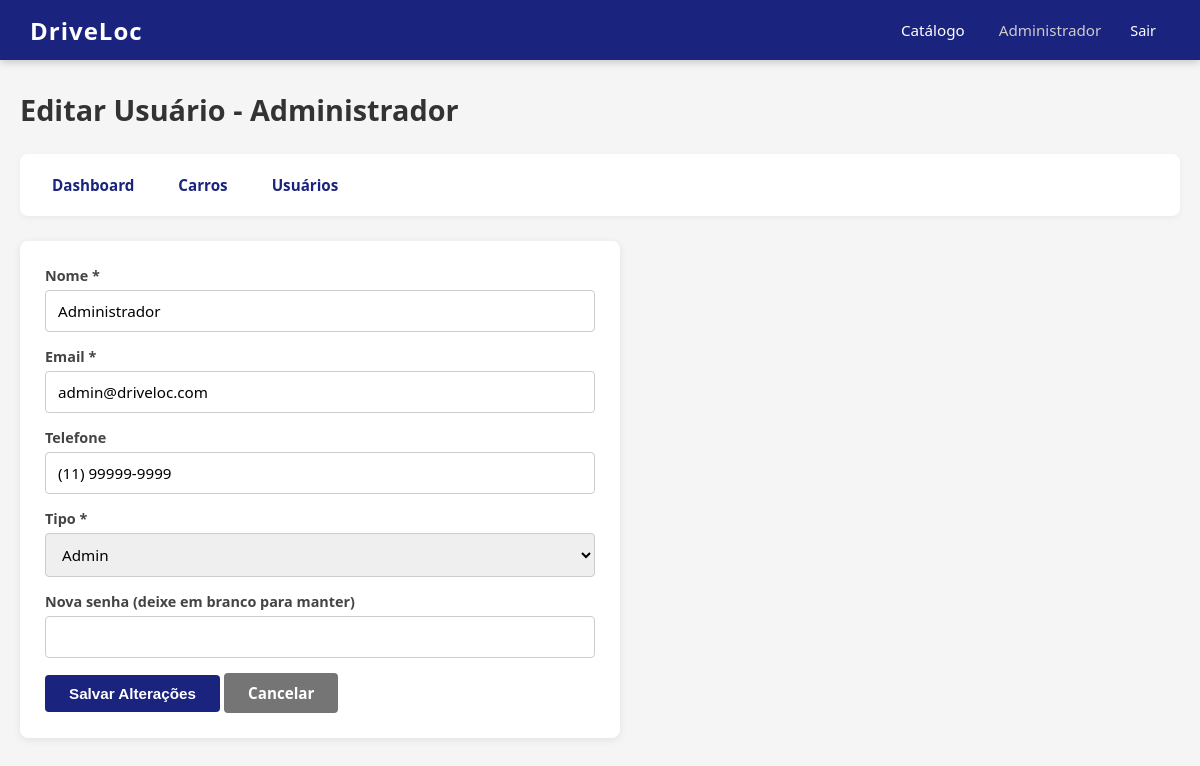
The app's page /admin/usuarios/editar.php?id=1 (signed in) with its own data.
### tables this page shows
CREATE TABLE usuario (
    id INT AUTO_INCREMENT PRIMARY KEY,
    nome VARCHAR(100) NOT NULL,
    email VARCHAR(100) NOT NULL UNIQUE,
    telefone VARCHAR(20),
    senha VARCHAR(255) NOT NULL,
    tipo ENUM('admin', 'comum') NOT NULL DEFAULT 'comum',
    status ENUM('ativo', 'inativo') NOT NULL DEFAULT 'ativo',
    created_at TIMESTAMP DEFAULT CURRENT_TIMESTAMP,
    updated_at TIMESTAMP DEFAULT CURRENT_TIMESTAMP ON UPDATE CURRENT_TIMESTAMP
);

### app/config.php (called while the page is built, shortened)
<?php
$host = 'localhost';
$dbname = 'driveloc';
$username = 'root';
$password = '';
try {
    $pdo = new PDO("mysql:host=$host;dbname=$dbname;charset=utf8mb4", $username, $password);
    $pdo->setAttribute(PDO::ATTR_ERRMODE, PDO::ERRMODE_EXCEPTION);
    $pdo->setAttribute(PDO::ATTR_DEFAULT_FETCH_MODE, PDO::FETCH_ASSOC);
} catch (PDOException $e) {
    die('Erro na conexão: ' . $e->getMessage());
}
function db() {
    global $pdo;
    return $pdo;
}
function url(string $path = ''): string {
    $path = ltrim($path, '/');
    return BASE_URL . ($path !== '' ? '/' . $path : '');
}

### admin/usuarios/editar.php (the view, shortened to what this page needs)
<?php
require_once __DIR__ . '/../../app/config.php';
$id = (int) ($_GET['id'] ?? 0);
$stmt = db()->prepare("SELECT * FROM usuario WHERE id = ?");
$stmt->execute([$id]);
$user = $stmt->fetch();
?>
<!DOCTYPE html>
<html lang="pt-BR">
<head>
    <link rel="stylesheet" href="<?= url('assets/css/style.css') ?>">
</head>
<body>
    <header>
        <a href="/index.php" class="logo">DriveLoc</a>
        <nav>
            <a href="/index.php">Catálogo</a>
            <div class="user-info">
                <span><?= htmlspecialchars($_SESSION['user_nome']) ?></span>
                <a href="/logout.php">Sair</a>
            </div>
        </nav>
    </header>
    <div class="container">
        <h1 class="page-title">Editar Usuário - <?= htmlspecialchars($user['nome']) ?></h1>
        <div class="admin-menu">
            <a href="/admin/dashboard.php">Dashboard</a>
            <a href="/admin/carros/listar.php">Carros</a>
            <a href="/admin/usuarios/listar.php">Usuários</a>
        </div>
        <div style="background:#fff;border-radius:8px;padding:25px;box-shadow:0 2px 8px rgba(0,0,0,0.08);max-width:600px;">
            <form method="POST">
                <div class="form-group">
                    <label for="nome">Nome *</label>
                    <input type="text" name="nome" id="nome" value="<?= htmlspecialchars($user['nome']) ?>" required>
                </div>
                <div class="form-group">
                    <label for="email">Email *</label>
                    <input type="email" name="email" id="email" value="<?= htmlspecialchars($user['email']) ?>" required>
                </div>
                <div class="form-group">
                    <label for="telefone">Telefone</label>
                    <input type="text" name="telefone" id="telefone" value="<?= htmlspecialchars($user['telefone']) ?>">
                </div>
                <div class="form-group">
                    <label for="tipo">Tipo *</label>
                    <select name="tipo" id="tipo" required>
                        <option value="admin" <?= $user['tipo'] === 'admin' ? 'selected' : '' ?>>Admin</option>
                    </select>
                </div>
                <div class="form-group">
                    <label for="nova_senha">Nova senha (deixe em branco para manter)</label>
                    <input type="password" name="nova_senha" id="nova_senha" minlength="6">
                </div>
                <button type="submit" class="btn btn-primary">Salvar Alterações</button>
                <a href="/admin/usuarios/listar.php" class="btn btn-secondary">Cancelar</a>
            </form>
        </div>
    </div>
</body>
</html>

### assets/css/style.css (style rules this page uses)
* { margin: 0; padding: 0; box-sizing: border-box; }
body { font-family: system-ui, -apple-system, 'Segoe UI', Roboto, sans-serif; background: #f5f5f5; min-height: 100vh; padding-top: 70px; }
a { text-decoration: none; color: inherit; }
header { position: fixed; top: 0; left: 0; width: 100%; background: #1a237e; color: #fff; padding: 0 30px; height: 60px; display: flex; align-items: center; justify-content: space-between; z-index: 1000; box-shadow: 0 2px 8px rgba(0,0,0,0.2); }
header .logo { font-size: 1.5em; font-weight: 700; letter-spacing: 1px; }
header nav { display: flex; align-items: center; gap: 20px; }
header nav a { color: #fff; padding: 8px 14px; border-radius: 4px; transition: background 0.2s; font-size: 0.95em; }
header .user-info { display: flex; align-items: center; gap: 15px; font-size: 0.95em; }
header .user-info span { color: #ccc; }
.container { max-width: 1200px; margin: 0 auto; padding: 20px; }
.page-title { font-size: 1.8em; color: #333; margin-bottom: 25px; }
.form-group { margin-bottom: 15px; }
.form-group label { display: block; font-weight: 600; color: #444; margin-bottom: 5px; font-size: 0.9em; }
.form-group input, .form-group select, .form-group textarea { width: 100%; padding: 10px 12px; border: 1px solid #ccc; border-radius: 4px; font-size: 0.95em; font-family: inherit; transition: border-color 0.2s; }
.btn { display: inline-block; padding: 10px 24px; border-radius: 4px; font-size: 0.95em; font-weight: 600; border: none; cursor: pointer; transition: background 0.2s; text-align: center; }
.btn-primary { background: #1a237e; color: #fff; }
.btn-secondary { background: #757575; color: #fff; }
.admin-menu { background: #fff; border-radius: 8px; padding: 15px 20px; margin-bottom: 25px; display: flex; gap: 20px; align-items: center; box-shadow: 0 2px 6px rgba(0,0,0,0.05); }
.admin-menu a { color: #1a237e; font-weight: 600; font-size: 0.95em; padding: 6px 12px; border-radius: 4px; transition: background 0.2s; }

### records on screen
usuario: nome "Administrador", email "admin@driveloc.com", telefone "(11) 99999-9999", tipo "Admin"

### other values on screen
$_SESSION['user_nome'] "Administrador"
